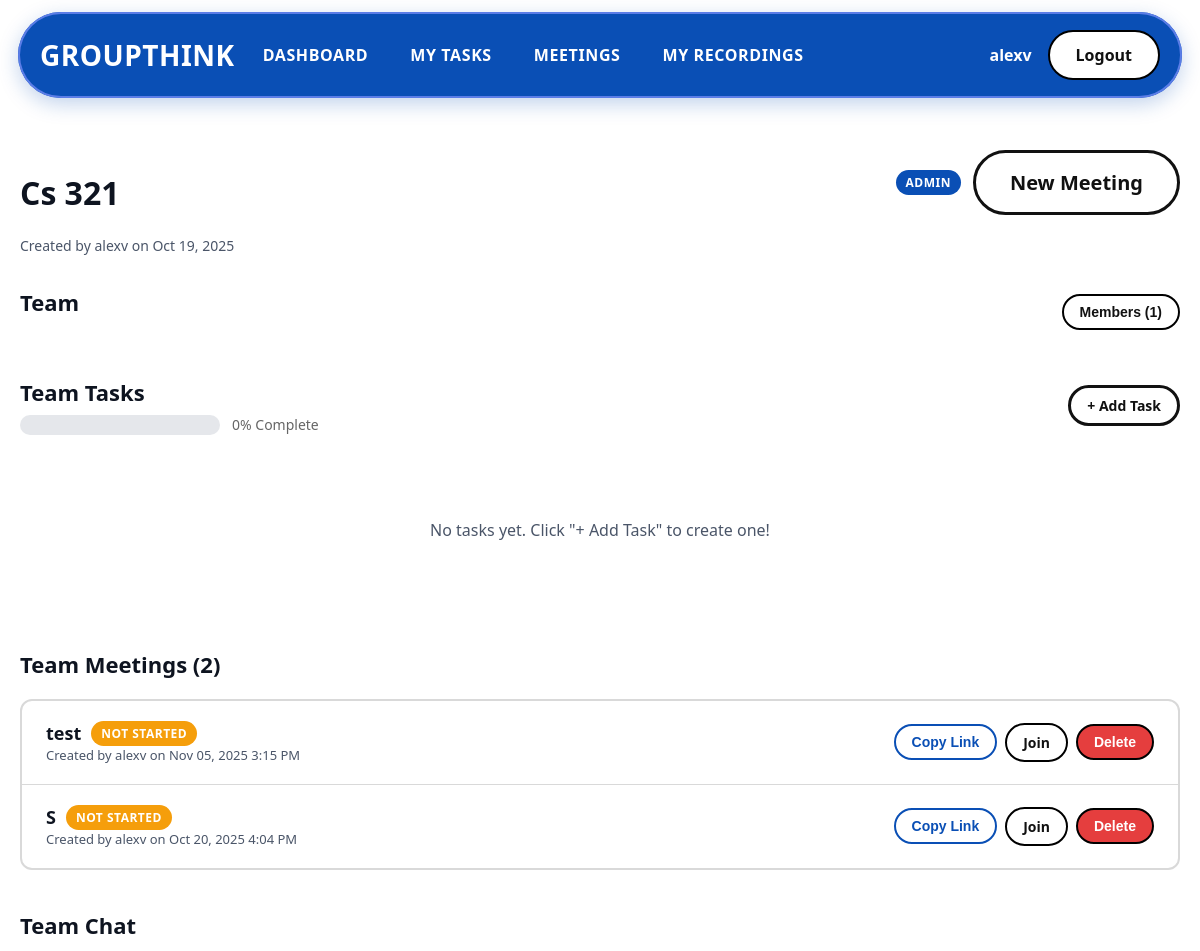
Page /workspace/1/ (signed in, upper part) on the earlier database version.
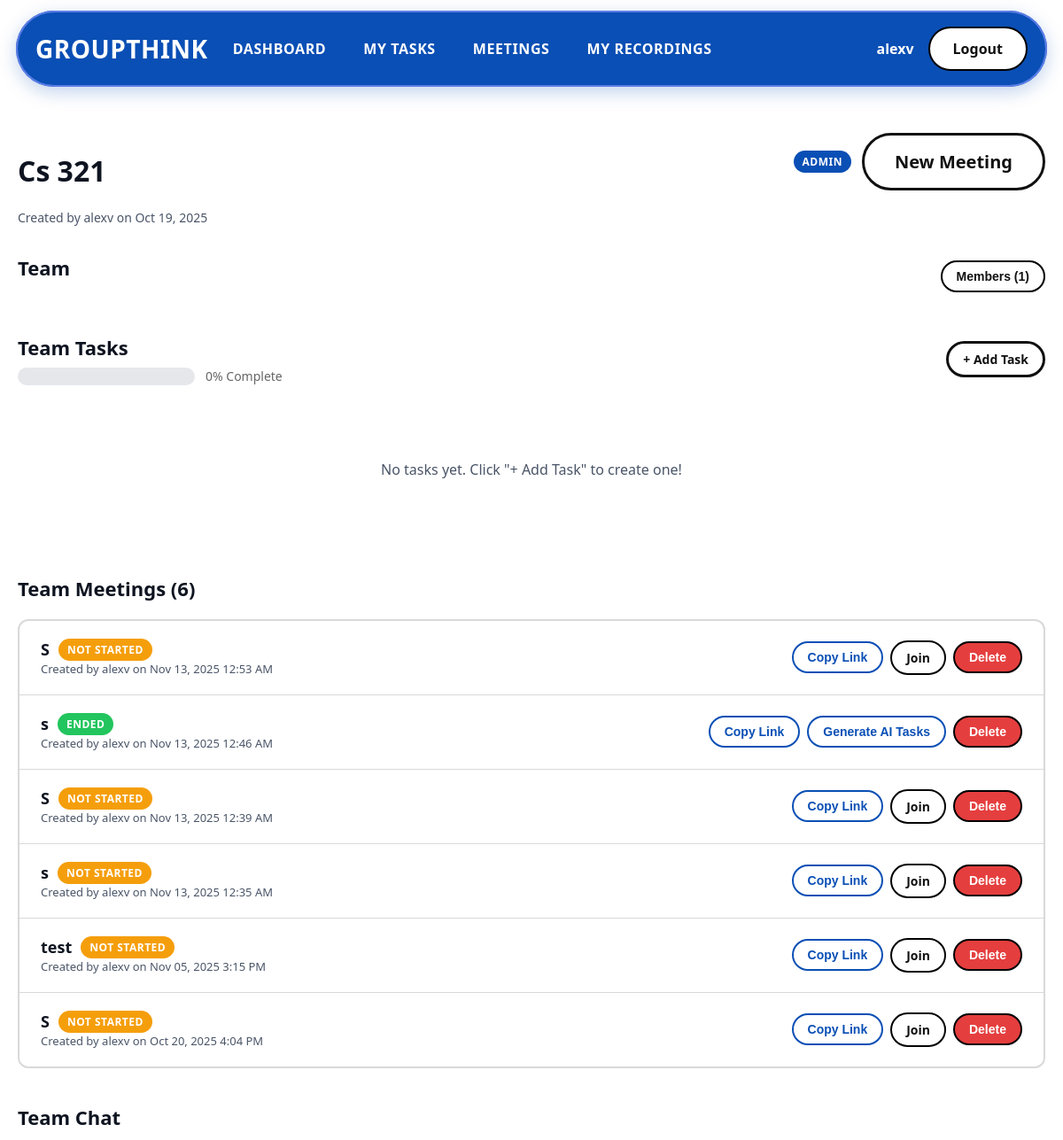
Same page on the later database version.
### home/models.py (models this page shows, shortened)
class UserProfile(models.Model):
    user = models.OneToOneField(User, on_delete=models.CASCADE, related_name='profile')
    display_name = models.CharField(max_length=100)
    email_verified = models.BooleanField(default=False)
    verification_token = models.CharField(max_length=100, blank=True, null=True)
    created_at = models.DateTimeField(auto_now_add=True)
    updated_at = models.DateTimeField(auto_now=True)

class Workspace(models.Model):
    name = models.CharField(max_length=100)
    created_by = models.ForeignKey(User, on_delete=models.CASCADE, related_name='owned_workspaces')
    invite_code = models.CharField(max_length=20, unique=True, blank=True)
    code_visible_to_members = models.BooleanField(default=False)  # Admin controls code visibility
    created_at = models.DateTimeField(auto_now_add=True)
    updated_at = models.DateTimeField(auto_now=True)
    def get_task_completion_percentage(self):
        total_tasks = self.tasks.count()
        if total_tasks == 0:
            return 0
        completed_tasks = self.tasks.filter(status='done').count()
        return int((completed_tasks / total_tasks) * 100)

class Meeting(models.Model):
    STATUS_CHOICES = [
        ('not_started', 'Not Started'),
        ('live', 'Live'),
        ('ended', 'Ended'),
    ]
    title = models.CharField(max_length=100)
    room_name = models.CharField(max_length=100, unique=True)
    created_by = models.ForeignKey(User, on_delete=models.CASCADE, related_name='created_meetings', null=True, blank=True)
    workspace = models.ForeignKey(Workspace, on_delete=models.CASCADE, related_name='meetings', null=True, blank=True)
    status = models.CharField(max_length=20, choices=STATUS_CHOICES, default='not_started')
    started_at = models.DateTimeField(null=True, blank=True)
    ended_at = models.DateTimeField(null=True, blank=True)
    recording_url = models.URLField(max_length=500, blank=True, null=True)
    created_at = models.DateTimeField(auto_now_add=True)
    participants = models.ManyToManyField(settings.AUTH_USER_MODEL, related_name='meetings_participating',
        blank=True,)

### home/views.py (the view)
# urls.py: path('workspace/<int:workspace_id>/', views.workspace_detail, name='workspace_detail'),
@login_required
def workspace_detail(request, workspace_id):
    workspace = get_object_or_404(Workspace, id=workspace_id)
    membership = WorkspaceMembership.objects.filter(user=request.user, workspace=workspace).first()
    if not membership:
        messages.error(request, 'You do not have access to this workspace.')
        return redirect('dashboard')
    meetings = workspace.meetings.all().order_by('-created_at')
    members = workspace.memberships.select_related('user', 'user__profile').all()
    context = {
        'workspace': workspace,
        'membership': membership,
        'meetings': meetings,
        'members': members,
    }
    return render(request, 'home/workspace_detail.html', context)

### home/templates/home/workspace_detail.html (shortened to what this page needs)
{% extends 'home/base.html' %}
{% block content %}
<main class="dashboard-container">
  <div class="workspace-detail-header">
    <div>
      <h1>{{ workspace.name }}</h1>
      <p class="workspace-meta">
        Created by {{ workspace.created_by.profile.display_name }} on {{ workspace.created_at|date:"M d, Y" }}
      </p>
    </div>
    <div class="workspace-actions">
      {% if membership.role == 'admin' %}
      <span class="badge badge-owner">Admin</span>
      {% endif %}
      <a href="{% url 'create_meeting' %}" class="btn btn-primary">New Meeting</a>
    </div>
  </div>
  <section class="workspace-section">
    <div style="display:flex; justify-content:space-between; align-items:center;">
      <h2>Team</h2>
      <div>
        <button id="members-btn" class="btn btn-small">Members ({{ members.count }})</button>
      </div>
    </div>
  </section>
  <section class="workspace-section">
    <div style="display: flex; justify-content: space-between; align-items: center; margin-bottom: 16px;">
      <div>
        <h2 style="margin: 0;">Team Tasks</h2>
        <div style="display: flex; align-items: center; gap: 12px; margin-top: 8px;">
          <div style="width: 200px; height: 20px; background: #e5e7eb; border-radius: 10px; overflow: hidden;">
          </div>
          <span style="font-size: 14px; color: #666;">{{ workspace.get_task_completion_percentage }}% Complete</span>
        </div>
      </div>
      {% if membership.role == 'admin' %}
      <a href="{% url 'create_task' workspace.id %}" class="btn btn-small btn-primary">+ Add Task</a>
      {% endif %}
    </div>
    {% if workspace.tasks.all %}
    <div style="display: flex; flex-direction: column; gap: 12px; margin-bottom: 24px;">
      {% for task in workspace.tasks.all %}
      <div class="workspace-card" style="display: flex; justify-content: space-between; align-items: center;">
        <div style="flex: 1;">
          <div style="display: flex; align-items: center; gap: 12px; margin-bottom: 8px;">
            <h3 style="margin: 0; font-size: 16px;">{{ task.title }}</h3>
            {% if task.status == 'todo' %}
              <span class="badge" style="background: #f59e0b; color: white;">To Do</span>
            {% elif task.status == 'in_progress' %}
              <span class="badge" style="background: #3b82f6; color: white;">In Progress</span>
            {% else %}
              <span class="badge" style="background: #22c55e; color: white;">Done</span>
            {% endif %}
          </div>
          {% if task.description %}
            <p style="color: #666; margin: 0 0 4px 0; font-size: 14px;">{{ task.description }}</p>
          {% endif %}
          <p style="color: #666; margin: 0; font-size: 13px;">
            {% if task.assigned_to %}
              Assigned to: {{ task.assigned_to.profile.display_name }}
            {% else %}
              Unassigned
            {% endif %}
            | Created by: {{ task.created_by.profile.display_name }}
          </p>
          {% if task.due_date %}
            <p style="color: #666; margin: 4px 0 0 0; font-size: 13px;">Due: {{ task.due_date|date:"M d, Y" }}</p>
          {% endif %}
        </div>
        <div style="display: flex; gap: 8px;">
          {% if task.assigned_to == user and task.status != 'done' %}
            <form method="post" action="{% url 'update_task_status' task.id %}" style="margin: 0;">
              {% csrf_token %}
              {% if task.status == 'todo' %}
                <input type="hidden" name="status" value="in_progress">
                <button type="submit" class="btn btn-small" style="background: #3b82f6; color: white;">Start</button>
              {% else %}
                <input type="hidden" name="status" value="done">
                <button type="submit" class="btn btn-small" style="background: #22c55e; color: white;">Complete</button>
              {% endif %}
            </form>
          {% endif %}
          {% if membership.role == 'admin' or task.created_by == user %}
            <form method="post" action="{% url 'delete_task' task.id %}" style="margin: 0;" onsubmit="return confirm('Are you sure you want to delete this task?');">
              {% csrf_token %}
              <button type="submit" class="btn btn-small" style="background: #e53e3e; color: white;">Delete</button>
            </form>
          {% endif %}
        </div>
      </div>
      {% endfor %}
    </div>
    {% with my_team_tasks=workspace.tasks.all|dictsort:"assigned_to" %}
      {% if my_team_tasks %}
        <h3 style="margin-bottom: 12px;">My Team Tasks</h3>
        <div style="display: flex; flex-direction: column; gap: 12px;">
          {% for task in my_team_tasks %}
            {% if task.assigned_to == user %}
            <div class="workspace-card" style="background: #f0f9ff; border-left: 4px solid #3b82f6;">
              <div style="display: flex; align-items: center; gap: 12px; margin-bottom: 8px;">
                <h4 style="margin: 0; font-size: 15px;">{{ task.title }}</h4>
                {% if task.status == 'todo' %}
                  <span class="badge" style="background: #f59e0b; color: white; font-size: 12px;">To Do</span>
                {% elif task.status == 'in_progress' %}
                  <span class="badge" style="background: #3b82f6; color: white; font-size: 12px;">In Progress</span>
                {% else %}
                  <span class="badge" style="background: #22c55e; color: white; font-size: 12px;">Done</span>
                {% endif %}
              </div>
              {% if task.description %}
                <p style="color: #666; margin: 0; font-size: 14px;">{{ task.description }}</p>
              {% endif %}
            </div>
            {% endif %}
          {% endfor %}
        </div>
      {% endif %}
    {% endwith %}
    {% else %}
    <div class="empty-state">
      <p>No tasks yet. {% if membership.role == 'admin' %}Click "+ Add Task" to create one!{% else %}Admins can create tasks for the team.{% endif %}</p>
    </div>
    {% endif %}
  </section>
  <section class="workspace-section">
    <h2>Team Meetings ({{ meetings.count }})</h2>
    {% if meetings %}
    <div class="meetings-list">
      {% for meeting in meetings %}
      <div class="meeting-item">
        <div style="flex: 1;">
          <div style="display: flex; align-items: center; gap: 10px;">
            <h3 style="margin: 0;">{{ meeting.title }}</h3>
            {% if meeting.status == 'live' %}
              <span class="badge" style="background: #e53e3e; color: white;">● LIVE</span>
            {% elif meeting.status == 'ended' %}
              <span class="badge" style="background: #22c55e; color: white;">Ended</span>
            {% else %}
              <span class="badge" style="background: #f59e0b; color: white;">Not Started</span>
            {% endif %}
          </div>
          <p class="meeting-meta">
            Created by {{ meeting.created_by.profile.display_name }} on {{ meeting.created_at|date:"M d, Y g:i A" }}
          </p>
        </div>
        <div style="display: flex; gap: 8px; align-items: center;">
          <button onclick="copyMeetingLink('{{ meeting.room_name }}')" class="btn btn-small btn-secondary">Copy Link</button>
          {% if meeting.status != 'ended' %}
            {% if meeting.room_name %}
              <a href="{% url 'join_meeting' meeting.room_name %}" class="btn btn-small">Join</a>
            {% endif %}
          {% endif %}
          {% if meeting.status == 'ended' %}
            {% if membership.role == 'admin' or meeting.created_by == user %}
              <form method="post" action="{% url 'generate_tasks_from_meeting' meeting.id %}" style="margin: 0;">
                <button type="submit" class="btn btn-small btn-secondary">
                  Generate AI Tasks
                </button>
              </form>
            {% endif %}
          {% endif %}
          {% if membership.role == 'admin' or meeting.created_by == user %}
            <form method="post" action="{% url 'delete_meeting' meeting.id %}" style="margin: 0;">
              <button type="submit" class="btn btn-small" style="background: #e53e3e; color: white;" onclick="return confirm('Delete this meeting?')">Delete</button>
            </form>
          {% endif %}
        </div>
      </div>
      {% endfor %}
    </div>
    {% else %}
    <div class="empty-state">
      <p>No meetings yet. Create one to get started!</p>
    </div>
    {% endif %}
  </section>
<section class="workspace-section" id="group-chat-section" style="margin-bottom: 24px;">
  <h2>Team Chat</h2>
</section>
</main>
{% endblock %}

### home/templates/home/base.html (shortened to what this page needs)
{% load static %}
<!DOCTYPE html>
<html lang="en">
<head>
  <link rel="stylesheet" href="{% static 'styles.css' %}">
</head>
<body>
  <nav class="nav-wrap">
    <div class="nav">
      <a href="{% url 'index' %}" class="brand" style="text-decoration: none; color: inherit;">GROUPTHINK</a>
      <ul class="links">
        {% if user.is_authenticated %}
        <li><a href="{% url 'dashboard' %}">Dashboard</a></li>
        <li><a href="{% url 'my_tasks' %}">My Tasks</a></li>
        <li><a href="{% url 'create_meeting' %}">Meetings</a></li>
        <li><a href="{% url 'my_recordings' %}">My Recordings</a></li>
        {% endif %}
      </ul>
      {% if user.is_authenticated %}
      <div style="margin-left: auto; display: flex; align-items: center; gap: 16px;">
        <span style="color: #fff; font-weight: 600;">{{ user.profile.display_name }}</span>
        <a class="btn btn-login" href="{% url 'logout' %}">Logout</a>
      </div>
      {% else %}
      <a class="btn btn-login" href="{% url 'login' %}">Login</a>
      {% endif %}
    </div>
  </nav>
    {% block content %}
    {% endblock %}
</body>

### home/static/styles.css (style rules this page uses)
:root { --bg: #ffffff; --text: #0e1420; --muted: #4a5568; --brand: #0a4fb5; --brand-dark: #073a87; --ringA: #d9d9d9; --ringB: #dfeaf8; }
* { box-sizing:border-box; }
html,body { height:100%; }
body { margin:0; font-family: system-ui, -apple-system, Segoe UI, Roboto, "Helvetica Neue", Arial, "Noto Sans", "Apple Color Emoji", "Segoe UI Emoji", "Segoe UI Symbol", sans-serif; color:var(--text); background:var(--bg); }
.nav-wrap { position:sticky; top:0; z-index:10; padding:12px 18px; }
.nav { max-width:1200px; margin:0 auto; background:var(--brand); color:#fff; display:flex; align-items:center; gap:28px; padding:18px 22px; border-radius:999px; box-shadow:0 6px 20px rgba(10,79,181,.25), inset 0 0 0 2px #5b7de7; }
.brand { font-weight:900; letter-spacing:.5px; font-size:28px; }
.links { display:flex; align-items:center; gap:42px; list-style:none; margin:0; padding:0; }
.links a { text-decoration:none; color:#fff; font-weight:800; text-transform:uppercase; letter-spacing:.6px; }
.btn { display:inline-flex; align-items:center; justify-content:center; padding:12px 26px; border-radius:999px; text-decoration:none; font-weight:700; border:2px solid #000; transition:transform .08s ease; background:#fff; color:#111; }
.btn-login { margin-left:auto; }
.btn-primary { background:transparent; color:#111; border:3px solid #111; padding:16px 34px; font-size:20px; }
.dashboard-container { max-width: 1200px; margin: 0 auto; padding: 40px 20px; }
.btn-secondary { background: #fff; color: var(--brand); border: 2px solid var(--brand); }
.btn-small { padding: 8px 16px; font-size: 14px; }
.badge { display: inline-block; padding: 4px 10px; border-radius: 999px; font-size: 12px; font-weight: 700; text-transform: uppercase; letter-spacing: 0.5px; }
.badge-owner { background: var(--brand); color: #fff; }
.empty-state { text-align: center; padding: 60px 20px; color: var(--muted); }
.empty-state p { margin: 8px 0; font-size: 16px; }
.workspace-detail-header { display: flex; justify-content: space-between; align-items: flex-start; margin-bottom: 32px; flex-wrap: wrap; gap: 20px; }
.workspace-meta { color: var(--muted); font-size: 14px; margin: 4px 0 0 0; }
.workspace-actions { display: flex; gap: 12px; align-items: center; }
.workspace-section { margin-bottom: 40px; }
.workspace-section h2 { margin: 0 0 20px 0; font-size: 22px; font-weight: 800; }
.meetings-list { background: #fff; border: 2px solid var(--ringA); border-radius: 12px; overflow: hidden; }
.meeting-item { display: flex; justify-content: space-between; align-items: center; padding: 20px 24px; border-bottom: 1px solid var(--ringA); }
.meeting-item:last-child { border-bottom: none; }
.meeting-item h3 { margin: 0 0 4px 0; font-size: 18px; font-weight: 700; }
.meeting-meta { margin: 0; color: var(--muted); font-size: 13px; }

Differences in the rows shown:
added Meeting: title "S", status "NOT STARTED", created_by.profile.display_name "alexv", created_at "Nov 13, 2025 12:53 AM"
added Meeting: title "s", status "ENDED", created_by.profile.display_name "alexv", created_at "Nov 13, 2025 12:46 AM"
added Meeting: title "S", status "NOT STARTED", created_by.profile.display_name "alexv", created_at "Nov 13, 2025 12:39 AM"
added Meeting: title "s", status "NOT STARTED", created_by.profile.display_name "alexv", created_at "Nov 13, 2025 12:35 AM"
Other differences:
{{ meetings.count }}: "2" → "6"
